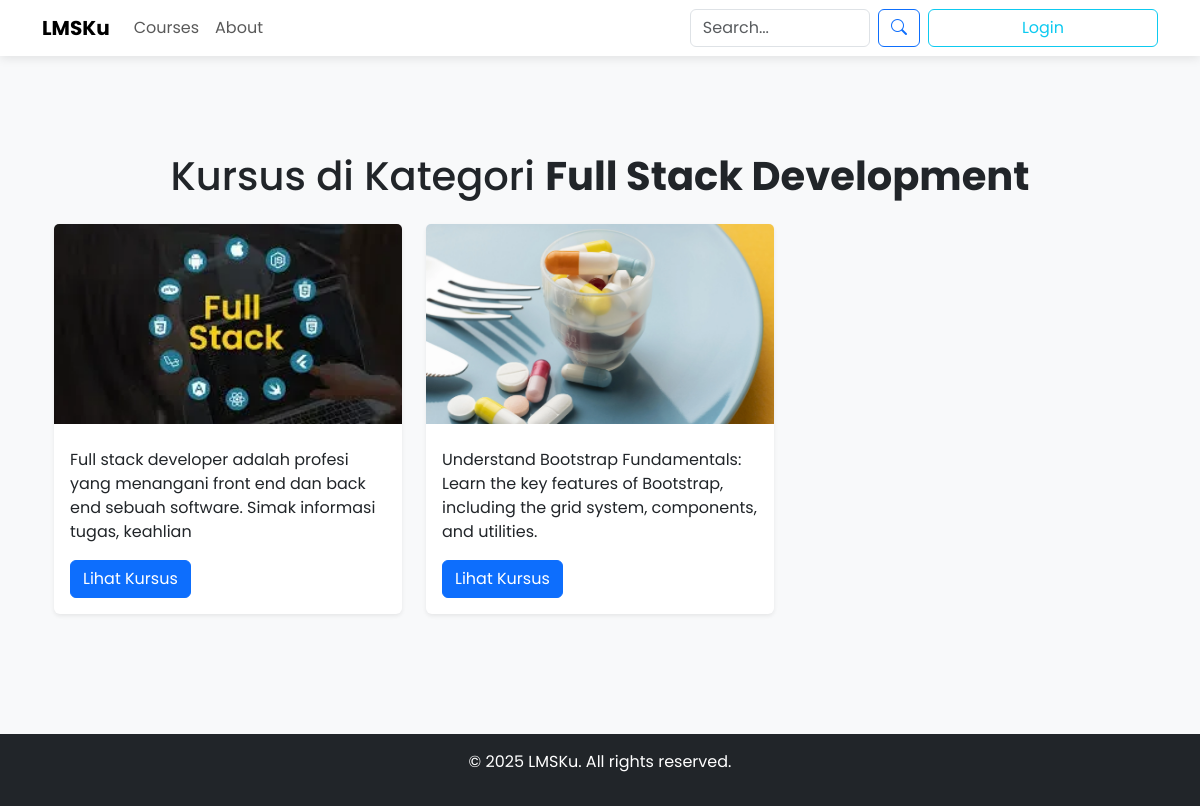
Page /category/full-stack-development/ on the committed database.
### courses/models.py (models this page shows, shortened)
class Category(models.Model):
    user = models.ForeignKey(CustomUser, on_delete=models.CASCADE)  # Relasi dengan pengguna
    name = models.CharField(max_length=250)
    slug = models.SlugField(unique=True, blank=True, null=True)  # Kolom slug yang unik

class Course(models.Model):
    choice_language = [
        ('ab', 'Abkhazian'),
        ('aa', 'Afar'),
        ('af', 'Afrikaans'),
        ('sq', 'Albanian'),
        ('am', 'Amharic'),
        ('ar', 'Arabic'),
        ('hy', 'Armenian'),
        ('as', 'Assamese'),
        ('av', 'Avaric'),
        ('ae', 'Avestan'),
        ('ay', 'Aymara'),
        ('az', 'Azerbaijani'),
        ('bm', 'Bambara'),
        ('ba', 'Bashkir'),
        ('eu', 'Basque'),
        ('be', 'Belarusian'),
        ('bn', 'Bengali'),
        ('bh', 'Bihari'),
        ('bi', 'Bislama'),
        ('bs', 'Bosnian'),
        ('br', 'Breton'),
        ('bg', 'Bulgarian'),
        ('my', 'Burmese'),
        ('ca', 'Catalan'),
        ('ch', 'Chamorro'),
        ('ce', 'Chechen'),
        ('ny', 'Chichewa'),
        ('zh', 'Chinese'),
        ('cu', 'Church Slavic'),
        ('cv', 'Chuvash'),
        ('kw', 'Cornish'),
        ('co', 'Corsican'),
        ('cr', 'Cree'),
        ('hr', 'Croatian'),
        ('cs', 'Czech'),
        ('da', 'Danish'),
        ('dv', 'Divehi'),
        ('nl', 'Dutch'),
        ('dz', 'Dzongkha'),
        ('en', 'English'),
        ('eo', 'Esperanto'),
        ('et', 'Estonian'),
        ('ee', 'Ewe'),
        ('fo', 'Faroese'),
        ('fj', 'Fijian'),
        ('fi', 'Finnish'),
        ('fr', 'French'),
        ('ff', 'Fulah'),
        ('de', 'German'),
        ('ga', 'Irish'),
        ('gl', 'Galician'),
        ('gn', 'Guarani'),
        ('gu', 'Gujarati'),
        ('ht', 'Haitian Creole'),
        ('ha', 'Hausa'),
        ('he', 'Hebrew'),
        ('hi', 'Hindi'),
        ('ho', 'Hiri Motu'),
        ('hu', 'Hungarian'),
        ('is', 'Icelandic'),
        ('id', 'Indonesian'),
        ('ia', 'Interlingua'),
        ('ie', 'Interlingue'),
        ('iu', 'Inuktitut'),
        ('it', 'Italian'),
        ('ja', 'Japanese'),
        ('jw', 'Javanese'),
        ('kn', 'Kannada'),
        ('kr', 'Kanuri'),
        ('ks', 'Kashmiri'),
        ('km', 'Khmer'),
        ('ki', 'Kikuyu'),
        ('rw', 'Kinyarwanda'),
        ('ky', 'Kyrgyz'),
        ('ko', 'Korean'),
        ('la', 'Latin'),
        ('lv', 'Latvian'),
        ('lt', 'Lithuanian'),
        ('lb', 'Luxembourgish'),
        ('mk', 'Macedonian'),
        ('ml', 'Malayalam'),
        ('mr', 'Marathi'),
        ('my', 'Mongolian'),
        ('ne', 'Nepali'),
        ('no', 'Norwegian'),
        ('oc', 'Occitan'),
        ('or', 'Odia'),
        ('om', 'Oromo'),
        ('ps', 'Pashto'),
        ('fa', 'Persian'),
        ('pl', 'Polish'),
        ('pt', 'Portuguese'),
        ('pa', 'Punjabi'),
        ('qu', 'Quechua'),
        ('ro', 'Romanian'),
        ('rm', 'Romansh'),
        ('ru', 'Russian'),
        ('sr', 'Serbian'),
        ('si', 'Sinhala'),
        ('sk', 'Slovak'),
        ('sl', 'Slovenian'),
        ('es', 'Spanish'),
        ('su', 'Sundanese'),
        ('sw', 'Swahili'),
        ('sv', 'Swedish'),
        ('tl', 'Tagalog'),
        ('tg', 'Tajik'),
        ('ta', 'Tamil'),
        ('te', 'Telugu'),
        ('th', 'Thai'),
        ('tr', 'Turkish'),
        ('uk', 'Ukrainian'),
        ('ur', 'Urdu'),
        ('uz', 'Uzbek'),
        ('vi', 'Vietnamese'),
        ('cy', 'Welsh'),
        ('xh', 'Xhosa'),
        ('yi', 'Yiddish'),
        ('zu', 'Zulu'),
    ]
    course_name = models.CharField(max_length=250)
    course_number = models.CharField(max_length=250, blank=True)
    course_run = models.CharField(max_length=250, blank=True)
    slug = models.CharField(max_length=250, blank=True)
    org_partner = models.ForeignKey(Partner, on_delete=models.CASCADE, related_name="courses")
    instructor = models.ForeignKey(Instructor, on_delete=models.CASCADE, related_name="courses", null=True)
    category = models.ForeignKey(Category, on_delete=models.CASCADE, related_name="category_courses")
    level = models.CharField(max_length=10, choices=[('basic', 'Basic'), ('middle', 'Middle'), ('advanced', 'Advanced')], default='basic', null=True, blank=True)
    status_course = models.ForeignKey(CourseStatus, on_delete=models.CASCADE, related_name="courses")  # Hubungkan dengan CourseStatus
    created_at = models.DateTimeField(auto_now_add=True)
    edited_on = models.DateTimeField(auto_now=True)
    image = models.ImageField(upload_to='courses/', blank=True, null=True)
    link_video = models.URLField(blank=True, null=True)
    description = models.TextField()
    sort_description = models.CharField(max_length=150, null=True, blank=True)
    hour = models.CharField(max_length=2, null=True, blank=True)
    author = models.ForeignKey(CustomUser, on_delete=models.CASCADE)
    language = models.CharField(
        max_length=2,
        choices=choice_language,
        default='id'  # Bahasa Indonesia sebagai default
    )
    start_date = models.DateField(null=True)
    end_date = models.DateField(null=True)
    start_enrol = models.DateField(null=True)
    end_enrol = models.DateField(null=True)

### courses/views.py (the view)
# urls.py: path('category/<slug:slug>/', views.category_course_list, name='category_list'),
@ratelimit(key='ip', rate='100/h')
def category_course_list(request, slug):
    category = get_object_or_404(Category, slug=slug)
    courses = Course.objects.filter(category=category)
    paginator = Paginator(courses, 10)
    page = request.GET.get('page')
    try:
        courses_paginated = paginator.page(page)
    except PageNotAnInteger:
        courses_paginated = paginator.page(1)
    except EmptyPage:
        courses_paginated = paginator.page(paginator.num_pages)
    return render(request, 'courses/course_list.html', {
        'category': category,
        'courses': courses_paginated
    })

### templates/courses/course_list.html (shortened to what this page needs)
{% extends 'home/base.html' %}
{% load static %}
{% block content %}
            <section class="py-5 bg-light">
                <div class="container">
                    <div class="container my-5">
                        <h1 class="text-center mb-4">Kursus di Kategori <strong>{{ category.name }}</strong></h1>
                        <div class="row">
                            {% for course in courses %}
                                <div class="col-md-4 mb-4">
                                    <div class="card shadow-sm">
                                        <img src="{{ course.image.url }}" class="card-img-top" alt="{{ course.title }}">
                                        <div class="card-body">
                                            <p class="card-text">{{ course.sort_description|default:"No description available." }}</p>
                                            <a href="{% url 'courses:course_lms_detail' course.id course.slug %}" class="btn btn-primary">Lihat Kursus</a>
                                        </div>
                                    </div>
                                </div>
                            {% empty %}
                                <div class="col-12">
                                    <div class="alert alert-warning" role="alert">
                                        Tidak ada kursus di kategori ini.
                                    </div>
                                </div>
                            {% endfor %}
                        </div>
                    </div>
                </div>
            </section>
{% endblock %}

### templates/home/base.html (shortened to what this page needs)
{% load static %}
<!DOCTYPE html>
<html lang="id">
<head>
    <link rel="stylesheet" href="https://cdnjs.cloudflare.com/ajax/libs/bootstrap/5.3.3/css/bootstrap.min.css" />
    <link rel="stylesheet" href="https://cdn.jsdelivr.net/npm/bootstrap-icons@1.11.3/font/bootstrap-icons.min.css">
    <link rel="stylesheet" href="https://cdnjs.cloudflare.com/ajax/libs/font-awesome/6.5.1/css/all.min.css" />
    <link rel="stylesheet" href="https://cdnjs.cloudflare.com/ajax/libs/select2/4.0.13/css/select2.min.css" />
</head>
<body>
    <nav class="navbar navbar-expand-lg bg-white sticky-top">
        <div class="container">
            <a class="navbar-brand fw-bold" href="{% url 'authentication:home' %}">LMSKu</a>
            <div class="collapse navbar-collapse" id="navbarNav">
                <ul class="navbar-nav me-auto">
                    <li class="nav-item"><a class="nav-link" href="{% url 'authentication:course_list' %}">Courses</a></li>
                    <li class="nav-item"><a class="nav-link" href="{% url 'authentication:about' %}">About</a></li>
                </ul>
                <div class="d-flex align-items-center flex-column flex-lg-row mt-3 mt-lg-0">
                    <form class="d-flex me-lg-2 w-100 w-lg-75" role="search" action="{% url 'authentication:search' %}" method="get">
                        <input class="form-control me-2" type="search" name="q" placeholder="Search..." aria-label="Search">
                        <button class="btn btn-outline-primary w-auto" type="submit" aria-label="Search">
                            <i class="bi bi-search"></i>
                        </button>
                    </form>
                    <ul class="navbar-nav w-100 w-lg-auto">
                        {% if request.user.is_authenticated %}
                            {% if request.user.is_learner %}
                                <li class="nav-item w-100">
                                    <a class="btn btn-outline-info w-100" href="{% url 'authentication:dashbord' %}">
                                        <i class="fa fa-tachometer" aria-hidden="true"></i> {{request.user.username}} Dashboard
                                    </a>
                                </li>
                            {% elif request.user.is_instructor %}
                                <li class="nav-item w-100">
                                    <a class="btn btn-outline-info w-100" href="{% url 'authentication:dasbord' %}">
                                        <i class="fa fa-tachometer" aria-hidden="true"></i> {{request.user.username}} Dashboard
                                    </a>
                                </li>
                            {% elif request.user.is_partner %}
                                <li class="nav-item w-100">
                                    <a class="btn btn-outline-info w-100" href="{% url 'authentication:dasbord' %}">
                                        <i class="fa fa-tachometer" aria-hidden="true"></i> {{request.user.username}} Dashboard
                                    </a>
                                </li>
                            {% elif request.user.is_superuser %}
                                <li class="nav-item w-100">
                                    <a class="btn btn-outline-info w-100" href="{% url 'authentication:dasbord' %}">
                                        <i class="fa fa-tachometer" aria-hidden="true"></i> {{request.user.username}} Dashboard
                                    </a>
                                </li>
                            {% elif request.user.is_member %}
                                <li class="nav-item w-100">
                                    <a class="btn btn-outline-info w-100" href="#">
                                        <i class="fa fa-tachometer" aria-hidden="true"></i> Member Dashboard
                                    </a>
                                </li>
                            {% else %}
                                <li class="nav-item w-100">
                                    <a class="btn btn-outline-info w-100" href="{% url 'authentication:default_dashboard' %}">
                                        <i class="fa fa-tachometer" aria-hidden="true"></i> Dashboard
                                    </a>
                                </li>
                            {% endif %}
                        {% else %}
                            <li class="nav-item w-100">
                                <a class="btn btn-outline-info w-100" href="{% url 'authentication:login' %}">Login</a>
                            </li>
                        {% endif %}
                    </ul>
                </div>
            </div>
        </div>
    </nav>
    {% block content %}
    {% endblock %}
    <footer class="bg-dark text-white text-center py-3">
        <p>© 2025 LMSKu. All rights reserved.</p>
    </footer>
</body>
</html>

### templates/home/base.html (style rules this page uses)
body { font-family: 'Poppins', sans-serif; background-color: #f8f9fa; }
.navbar { box-shadow: 0 2px 10px rgba(0, 0, 0, 0.1); z-index: 1000 !important; }
.card { border: none; transition: transform 0.3s; }
.card-img-top { width: 100%; height: 200px; object-fit: cover; }

### rows in the picture
Category: name "Full Stack Development"
Course: image (picture), sort_description "Full stack developer adalah profesi yang menangani front end dan back end sebuah software. Simak informasi tugas, keahlian"
Course: image (picture), sort_description "Understand Bootstrap Fundamentals: Learn the key features of Bootstrap, including the grid system, components, and utilities."
